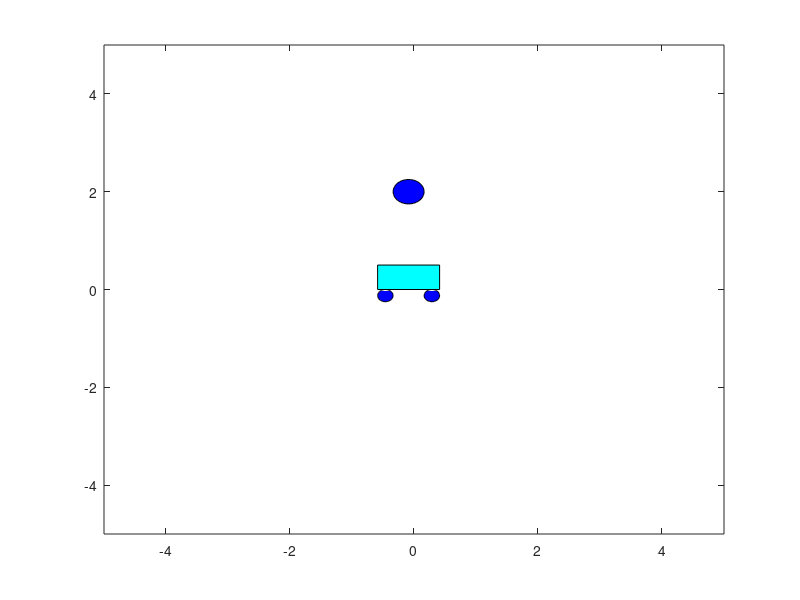

Source code (MATLAB):
m = 1; M = 5; l = 2; g = 10; d = 1;dt=0.05; w0=0; theta0=0.3;x0=0;v0=0;u=10;
A=[0 1 0 0; 0 0 m*g/M 0; 0 0 0 1; 0 0 (m+M)*g/M*l 0];
eig(A)
B=[0; 1/M;0;1/(M*l)];
rank(ctrb(A,B));
eigs=[-0.1; -0.2; -2.3; -3.4];
k=place(A,B,eigs)
eig(A-B*k);

for t=0:dt:10
    clf;
    X=[x0-0;v0-0;theta0-0;w0-0];
    u=-k*X;%for controllability
    %u=0; (no control system)
    atheta=(u*cos(theta0)-m*l*sin(theta0)*cos(theta0)*w0*w0+(M+m)*g*sin(theta0))/(M*l+m*l*sin(theta0)*sin(theta0));
    w1=w0+atheta*dt;
    theta1=theta0+w1*dt;
    ax=(m*l*cos(theta0)*atheta-m*l*sin(theta0)*w0*w0)/(M+m);
    v1=v0+ax*dt;
    x1=x0+v1*dt;
    x=[x0-0.5 x0-0.5 x0+0.5 x0+0.5];
    y=[0 0.5 0.5 0];
    axis equal
    xm=[x0-l*sin(theta0)-0.5  x0-l*sin(theta0)-0.5  x0-l*sin(theta0)+0.5  x0-l*sin(theta0)+0.5];
    ym=[l*cos(theta0)-0.5  l*cos(theta0)+0.5  l*cos(theta0)+0.5  l*cos(theta0)-0.5];
    xc=[x0 -100; x0-l*sin(theta0) 200];
    yc=[0.25 -0.25; l*cos(theta0) -0.25];
    fill(x,y,'cyan');
    hold on;
    rectangle('Position', [x0-l*sin(theta0)-0.25, l*cos(theta0)-0.25, 0.5, 0.5], 'Curvature', [1, 1],'FaceColor','b');
    fill(xc,yc,'y');
    rectangle('Position', [x0-0.5, -0.25, 0.25, 0.25], 'Curvature', [1, 1],'FaceColor','b');
    rectangle('Position', [x0+0.25, -0.25, 0.25, 0.25], 'Curvature', [1, 1],'FaceColor','b');
    %rectangle('Position', [x0-l, -l, 2*l, 2*l], 'Curvature', [1, 1]);
    axis([-5 5 -5 5]);
    drawnow;
    pause(0.1);
    hold on;
    x0=x1;
    v0=v1;
    w0=w1;
    theta0=theta1;
end

% A=[0 1 0 0; 0 0 m*g/M 0; 0 0 0 1; 0 0 (m+M)*g/M*l 0];
% eig(A);
% B=[0; 1/M;0;1/M*l];
% rank(ctrb(A,B));
% eigs=[-1.1; -1.2; -1.3; -1.4];
% k=place(A,B,eigs);
% eig(A-B*k)
% %xdot=(A-Bk)x
% %k=place(A,B,eigs)